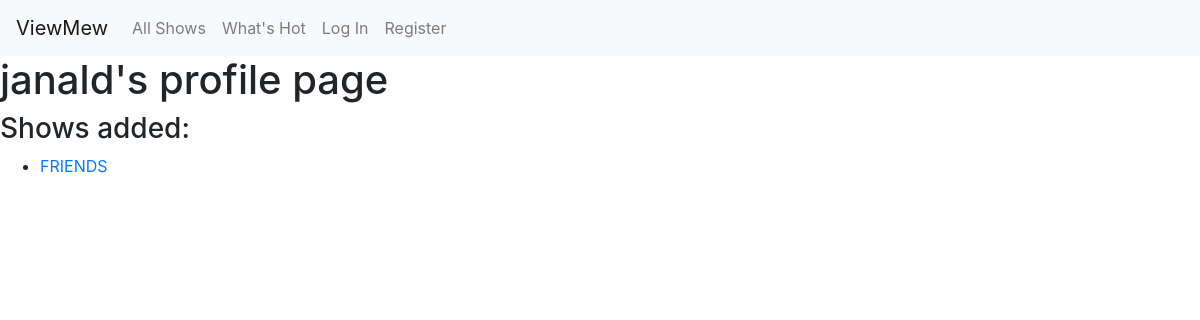
Before: /profile/janald with the older database file.
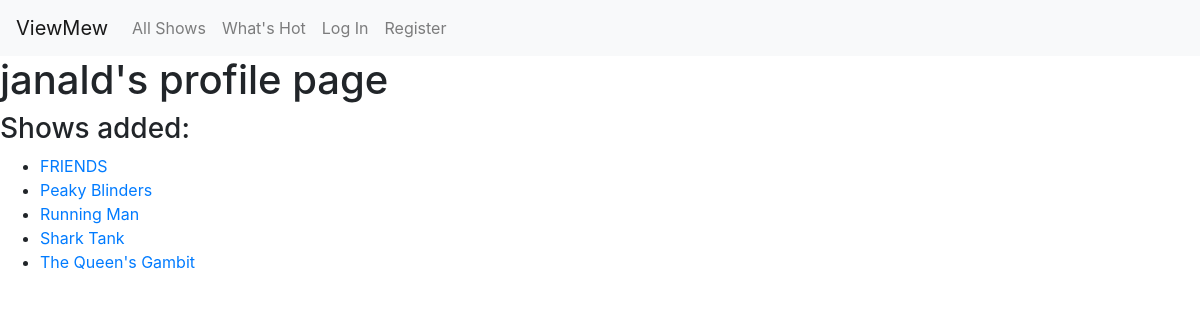
After: the same page with the newer database file.
### capstone/models.py (models this page shows, shortened)
class User(AbstractUser):
    favorites = models.ManyToManyField("Show", blank=True, related_name="favorited_by")

class Show(models.Model):
    creator = models.ForeignKey(User, on_delete=models.CASCADE)  # The user who created the show
    title = models.TextField()  # The title of the show
    genre = models.TextField() # The genre the show belongs to
    description = models.TextField() # The description of the show
    rating = models.ManyToManyField(User, through='Rating', related_name='rated_shows')
    favorites = models.ManyToManyField(User, related_name='liked_shows', blank=True)  # Users who favorited the show
    image_url = models.TextField()
    average_rating = models.DecimalField(max_digits=3, decimal_places=2, default=0.00)

### capstone/views.py (the view)
# urls.py: path("profile/<str:username>", views.profile, name="profile"),
def profile(request, username):
    try:
        user_profile = User.objects.get(username=username)
    except User.DoesNotExist:
        return HttpResponse("User not found", status=404)
    user_shows = Show.objects.filter(creator=user_profile).order_by('title')
    return render(request, "capstone/profile.html", {
        "user_profile": user_profile,
        "user_shows": user_shows,
    })

### capstone/templates/capstone/profile.html
{% extends "capstone/layout.html" %}
{% load static %}
{% block body %}
    <h1 id="user-header">{{ user_profile.username }}'s profile page</h1>
    <h3 id="user-header">Shows added:</h1>
    <ul>
    {% for show in user_shows %}
    <li><a href="{% url 'show_view' show.id %}">{{ show.title }}</a></li>
    {% empty %}
    <p>{{ user_profile.username }} has not added any shows.</p>
    {% endfor %}
    </ul>
{% endblock %}

### capstone/templates/capstone/layout.html (shortened to what this page needs)
{% load static %}
<!DOCTYPE html>
<html lang="en">
    <head>
        <link rel="stylesheet" href="https://stackpath.bootstrapcdn.com/bootstrap/4.4.1/css/bootstrap.min.css">
        <link href="{% static 'capstone/styles.css' %}" rel="stylesheet">
    </head>
    <body>
        <nav class="navbar navbar-expand-lg navbar-light bg-light">
            <a class="navbar-brand" href="#">ViewMew</a>
            <div>
              <ul class="navbar-nav mr-auto">
                <li class="nav-item">
                  <a class="nav-link" href="{% url 'index' %}">All Shows</a>
                </li>
                <li class="nav-item">
                    <a class="nav-link" href="{% url 'recommendations' %}">What's Hot</a>
                </li>
                {% if user.is_authenticated %}
                    <li class="nav-item">
                        <a class="nav-link" href="{% url 'favorites' %}">Your Favorites</a>
                    </li>
                    <li class="nav-item">
                        <a class="nav-link" id="add-show" href="{% url 'new_show' %}">Add Show</a>
                    </li>
                    <li class="nav-item">
                        <a class="nav-link" href="{% url 'logout' %}">Log Out</a>
                    </li>
                {% else %}
                    <li class="nav-item">
                        <a class="nav-link" href="{% url 'login' %}">Log In</a>
                    </li>
                    <li class="nav-item">
                        <a class="nav-link" href="{% url 'register' %}">Register</a>
                    </li>
                {% endif %}
              </ul>
            </div>
        </nav>
        <div class="body">
            {% block body %}
            {% endblock %}
        </div>
    </body>
</html>

Changed rows visible on the page:
added Show: title "Peaky Blinders"
added Show: title "Running Man"
added Show: title "Shark Tank"
added Show: title "The Queen's Gambit"
